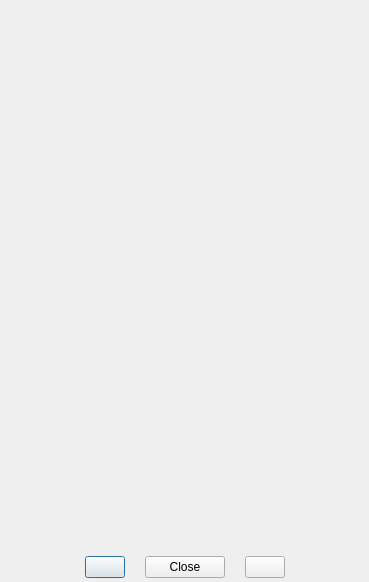
<?xml version="1.0" encoding="UTF-8"?>
<ui version="4.0">
 <class>PageBrowserWindow</class>
 <widget class="QDialog" name="PageBrowserWindow">
  <property name="geometry">
   <rect>
    <x>0</x>
    <y>0</y>
    <width>369</width>
    <height>582</height>
   </rect>
  </property>
  <property name="sizePolicy">
   <sizepolicy hsizetype="Expanding" vsizetype="Expanding">
    <horstretch>0</horstretch>
    <verstretch>0</verstretch>
   </sizepolicy>
  </property>
  <property name="windowTitle">
   <string>Page Browser</string>
  </property>
  <layout class="QGridLayout" name="gridLayout">
   <property name="leftMargin">
    <number>0</number>
   </property>
   <property name="topMargin">
    <number>0</number>
   </property>
   <property name="rightMargin">
    <number>0</number>
   </property>
   <property name="bottomMargin">
    <number>4</number>
   </property>
   <property name="horizontalSpacing">
    <number>0</number>
   </property>
   <property name="verticalSpacing">
    <number>2</number>
   </property>
   <item row="0" column="0">
    <layout class="QVBoxLayout" name="verticalLayout">
     <property name="spacing">
      <number>0</number>
     </property>
     <item>
      <widget class="QWidget" name="pageContainer" native="true">
       <property name="sizePolicy">
        <sizepolicy hsizetype="Expanding" vsizetype="Expanding">
         <horstretch>0</horstretch>
         <verstretch>0</verstretch>
        </sizepolicy>
       </property>
       <property name="minimumSize">
        <size>
         <width>200</width>
         <height>300</height>
        </size>
       </property>
      </widget>
     </item>
     <item>
      <layout class="QHBoxLayout" name="horizontalLayout">
       <property name="spacing">
        <number>20</number>
       </property>
       <property name="sizeConstraint">
        <enum>QLayout::SetMaximumSize</enum>
       </property>
       <property name="topMargin">
        <number>4</number>
       </property>
       <item>
        <spacer name="horizontalSpacer">
         <property name="orientation">
          <enum>Qt::Horizontal</enum>
         </property>
         <property name="sizeHint" stdset="0">
          <size>
           <width>40</width>
           <height>20</height>
          </size>
         </property>
        </spacer>
       </item>
       <item>
        <widget class="QPushButton" name="btnPrev">
         <property name="text">
          <string/>
         </property>
        </widget>
       </item>
       <item>
        <widget class="QDialogButtonBox" name="buttonBox">
         <property name="sizePolicy">
          <sizepolicy hsizetype="Fixed" vsizetype="Fixed">
           <horstretch>0</horstretch>
           <verstretch>0</verstretch>
          </sizepolicy>
         </property>
         <property name="orientation">
          <enum>Qt::Horizontal</enum>
         </property>
         <property name="standardButtons">
          <set>QDialogButtonBox::Close</set>
         </property>
         <property name="centerButtons">
          <bool>true</bool>
         </property>
        </widget>
       </item>
       <item>
        <widget class="QPushButton" name="btnNext">
         <property name="text">
          <string/>
         </property>
         <property name="autoDefault">
          <bool>false</bool>
         </property>
        </widget>
       </item>
       <item>
        <spacer name="horizontalSpacer_2">
         <property name="orientation">
          <enum>Qt::Horizontal</enum>
         </property>
         <property name="sizeHint" stdset="0">
          <size>
           <width>40</width>
           <height>20</height>
          </size>
         </property>
        </spacer>
       </item>
      </layout>
     </item>
    </layout>
   </item>
  </layout>
 </widget>
 <resources/>
 <connections>
  <connection>
   <sender>buttonBox</sender>
   <signal>accepted()</signal>
   <receiver>PageBrowserWindow</receiver>
   <slot>accept()</slot>
   <hints>
    <hint type="sourcelabel">
     <x>248</x>
     <y>254</y>
    </hint>
    <hint type="destinationlabel">
     <x>157</x>
     <y>274</y>
    </hint>
   </hints>
  </connection>
  <connection>
   <sender>buttonBox</sender>
   <signal>rejected()</signal>
   <receiver>PageBrowserWindow</receiver>
   <slot>reject()</slot>
   <hints>
    <hint type="sourcelabel">
     <x>316</x>
     <y>260</y>
    </hint>
    <hint type="destinationlabel">
     <x>286</x>
     <y>274</y>
    </hint>
   </hints>
  </connection>
 </connections>
</ui>
